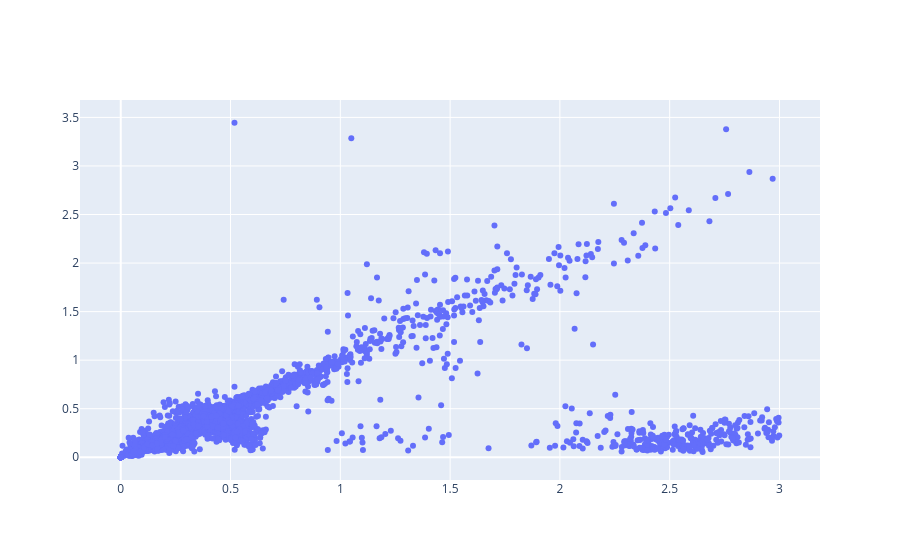

Notebook cell for this chart:
### Markdown cell above
## f) Create the plot using the standard Plotly [Graph Object](https://plotly.com/python/graph-objects/).

For the remainder of the tutorial we will use Graph Objects for our Plotly figures.  One motivation here is so that I can create multiple panels in one figure, which can be downloaded to an html file.  (Plotly express will only make an individual figure, and does not support arbitrary subplots.) 

First you create a <b>"trace"</b>, which holds the data.  There are many kinds of traces available in Plotly. (e.g., bar, scatter, etc.).  For this example, we will use a scatter trace.  (Interestingly, the scatter trace object also includes line traces, accessed by changing the "mode" key.  I will show the line version later on.)

Then you create a figure and add the trace to that figure.  A single figure can have multiple traces.

### Code cell
# Create a plot using Plotly Graph Objects(s)

# Note: We imported the plotly.graph_objects as go.
# create the trace
trace1 = go.Scatter(x = data["hostgal_photoz"], y = data["hostgal_specz"], # x and y values for the plot
    mode = 'markers', # setting mode to markers produces a typical scatter plot
)

# create the figure 
fig = go.Figure()

# add the trace and update a few parameters for the axes
fig.add_trace(trace1)
fig.update_xaxes()
fig.update_yaxes()

fig.show()

### Figure 1 — Plotly figure (JSON) as saved in the notebook; plotly's stock layout.template omitted (floating-point values rounded to 4 significant figures; data arrays with more than 128 entries replaced by an {"elided": "..."} marker saying what was removed)
{"data": [{"mode": "markers", "type": "scatter", "x": {"elided": "7848 float values"}, "y": {"elided": "7848 float values"}}], "layout": {}}
